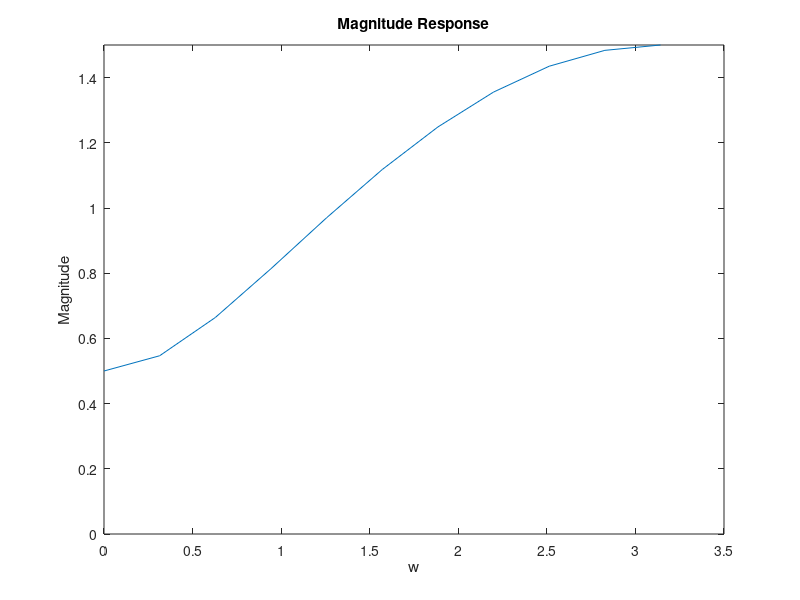
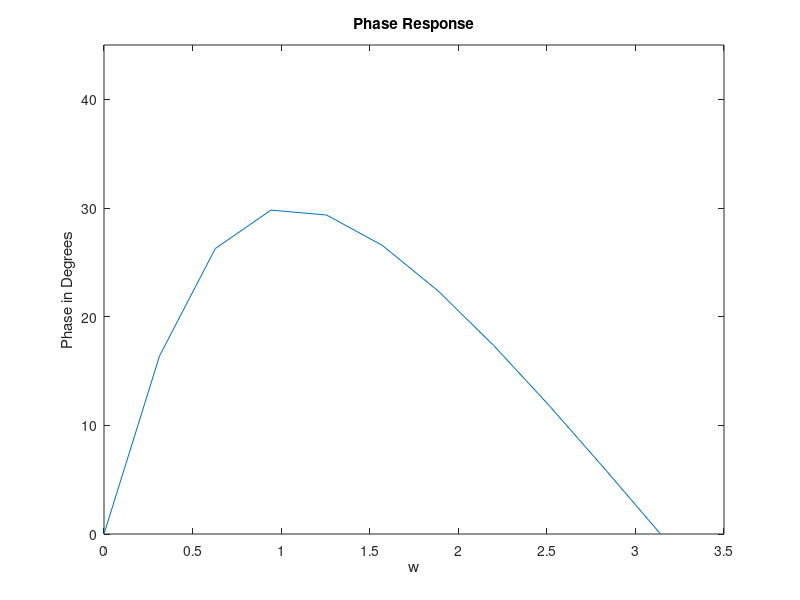

These charts were generated, in order, by the following MATLAB code:
w = 0:0.1*pi:pi;
h = 1-1 ./(2*exp(1i.*w));
mag = abs(h);
phase = angle(h) .* (180/pi);

plot(w,mag);
ylim([0 1.5])
title('Magnitude Response')
xlabel('w')
ylabel('Magnitude')
figure
plot(w,phase);
ylim([0 45])
title('Phase Response')
xlabel('w')
ylabel('Phase in Degrees')